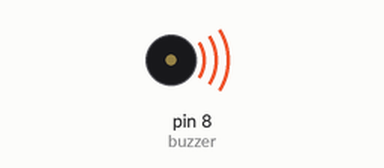
Simulated run of this sketch. Board: Arduino Uno, built with avr-gcc and run on an emulated ATmega328P. Parts: buzzer (waves = sounding).

Above: at 0.1 s.
At 3.5 s:
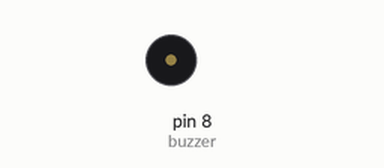
Timing chart, 0 to 7.8 s (numbered marks = the images above):
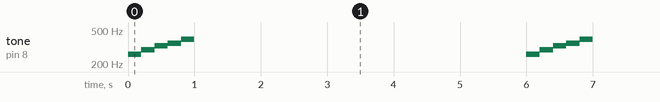

Measured:
- by itself, tone on pin 8 (buzzer): repeats every 6.0 s: 293 Hz 0.20 s, 329 Hz 0.20 s, 349 Hz 0.20 s, 392 Hz 0.20 s, silent 5.0 s, 261 Hz 0.20 s

The sketch:

BuzzerSimple.ino
```cpp
/*
  Exemplo: 02-Components/BuzzerSimple
*/

// Pino ligado ao buzzer
int buzzer = 8;

// A função setup é executada uma vez quando forem pressionados os botões de reset ou de power on na placa
void setup() {
    // Define o pino do Buzzer como Saida
    pinMode(buzzer,OUTPUT);
}

// A função loop é executada de forma repetida sem parada
void loop() {
    // Aciona o buzzer na frequencia relativa ao Dó em Hz
    tone(buzzer,261);
    // Espera um tempo para Desativar
    delay(200);
    //Desativa o buzzer
    noTone(buzzer);
    // Aciona o buzzer na frequencia relativa ao Ré em Hz
    tone(buzzer,293);
    delay(200);
    noTone(buzzer);
    // Aciona o buzzer na frequencia relativa ao Mi em Hz
    tone(buzzer,329);
    delay(200);
    noTone(buzzer);
    // Aciona o buzzer na frequencia relativa ao Fá em Hz
    tone(buzzer,349);
    delay(200);
    noTone(buzzer);
    // Aciona o buzzer na frequencia relativa ao Sol em Hz
    tone(buzzer,392);
    delay(200);
    noTone(buzzer);
    delay(5000);
}

   
```
